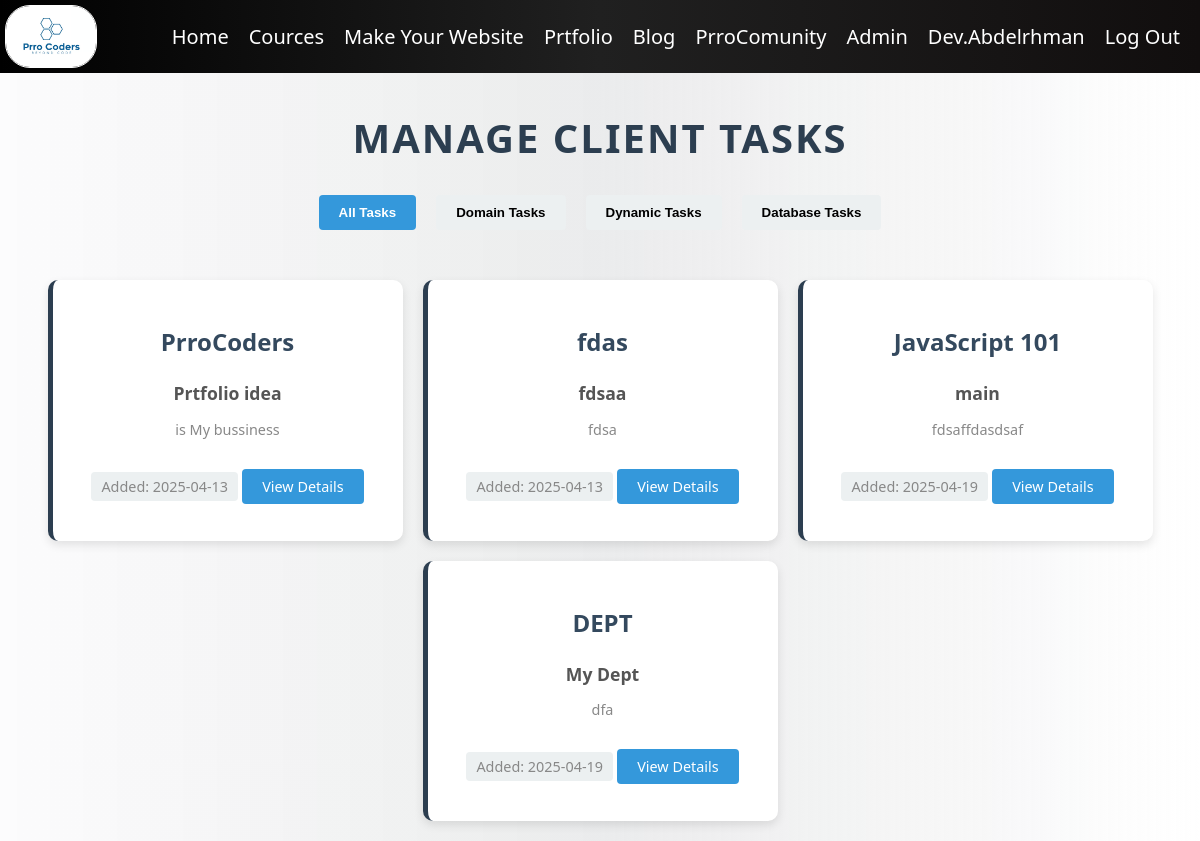
Before: /adminPanal/Dtasks (signed in) with the older database file.
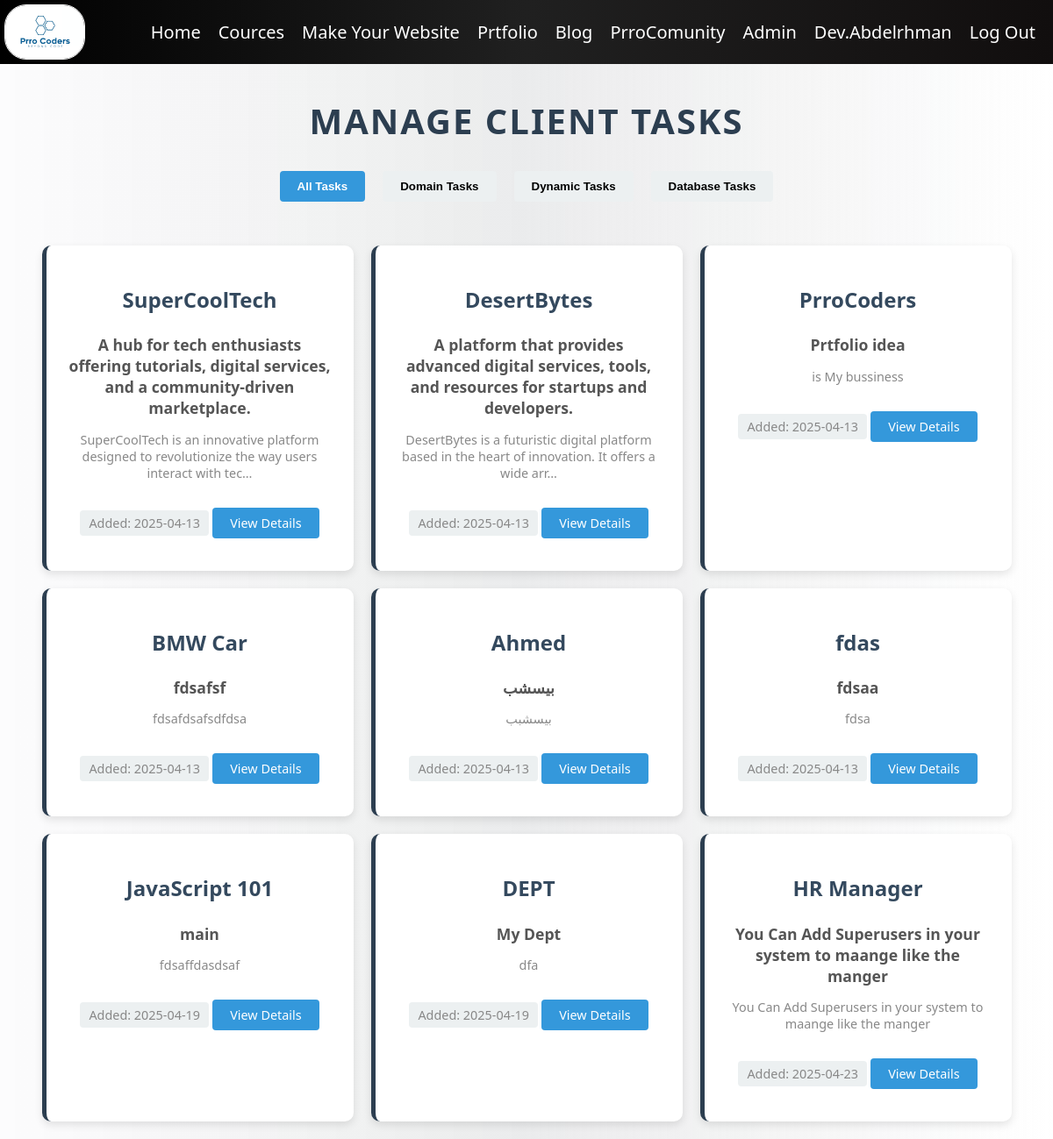
After: the same page with the newer database file.
### adminPanal/models.py (models this page shows)
class Task(models.Model):
    name = models.CharField(max_length=255) #
    desc = models.CharField(max_length=7000) #
    idea = models.CharField(max_length=255)#
    email = models.CharField(max_length=600)#
    number = models.CharField(max_length=30)#
    Domain = models.BooleanField(default=False)#
    Dynamic = models.BooleanField(default=False)#
    DB = models.BooleanField(default=False)#
    cobon = models.CharField(max_length=25)#
    price = models.FloatField()
    Date = models.CharField(max_length=255)
    Done = models.BooleanField(default=False)

### adminPanal/views.py (the view)
# urls.py: path('Dtasks', views.DTasks, name='DTasks'),
def DTasks(request):
    conText = {
        'Tasks': Task.objects.filter(Done=True).order_by('Date')
    }
    return render(request, 'adminPanal/DoneT.html', conText)

### templates/adminPanal/DoneT.html (shortened to what this page needs)
{% extends 'layout.html' %}
{% block body %}
{% load static %}
{% if user.is_superuser or user.is_staff %}
<h1 class='title'>Manage Client Tasks</h1>
<div class="task-filters">
    <button class="filter-btn active" onclick="filterTasks('all')">All Tasks</button>
    <button class="filter-btn" onclick="filterTasks('domain')">Domain Tasks</button>
    <button class="filter-btn" onclick="filterTasks('dynamic')">Dynamic Tasks</button>
    <button class="filter-btn" onclick="filterTasks('database')">Database Tasks</button>
</div>
<div class="Tasks">
    {% for task in Tasks %}
        <div class="Task task-item"
             data-domain="{% if task.Domain %}true{% else %}false{% endif %}"
             data-dynamic="{% if task.Dynamic %}true{% else %}false{% endif %}"
             data-db="{% if task.DB %}true{% else %}false{% endif %}">
            <h2>{{ task.name }}</h2>
            <h4>{{ task.idea }}</h4>
            <p>{{ task.desc|truncatechars:100 }}</p>
            <p class="task-date">Added: {{ task.Date }}</p>
            <a href="{% url 'Task' task.id %}" class="view-details">View Details</a>
        </div>
    {% empty %}
        <div style="text-align: center; width: 100%; padding: 50px 0;">
            <h2>No Tasks Available</h2>
            <p>There are currently no active tasks in the system.</p>
        </div>
    {% endfor %}
</div>
{% else %}
<div class="error-container">
    <h1>Error 404</h1>
    <p>You Can't Enter This Page, This Page only for admins.</p>
    <p><strong>{{request.user.username}}</strong> not Admin</p>
</div>
{% endif %}
{% endblock %}

Changed rows visible on the page:
now on this page (row edited): Task: name "SuperCoolTech", idea "A hub for tech enthusiasts offering tutorials, digital services, and a community-driven marketplace.", desc "SuperCoolTech is an innovative platform designed to revolutionize the way users interact with tec…", Date "2025-04-13"
now on this page (row edited): Task: name "DesertBytes", idea "A platform that provides advanced digital services, tools, and resources for startups and developers.", desc "DesertBytes is a futuristic digital platform based in the heart of innovation. It offers a wide arr…", Date "2025-04-13"
now on this page (row edited): Task: name "BMW Car", idea "fdsafsf", desc "fdsafdsafsdfdsa", Date "2025-04-13"
now on this page (row edited): Task: name "Ahmed", idea "بيسشب", desc "بيسشبب", Date "2025-04-13"
added Task: name "HR Manager", idea "You Can Add Superusers in your system to maange like the manger", desc "You Can Add Superusers in your system to maange like the manger", Date "2025-04-23"
